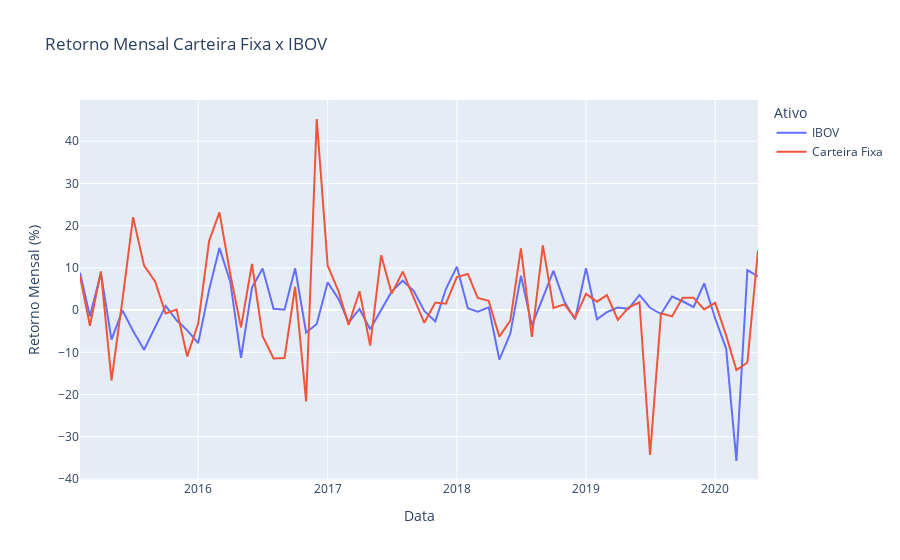

This figure's notebook cell:
### Code cell
fig = px.line(df_valid[['IBOV', 'Carteira Fixa']],
             title="Retorno Mensal Carteira Fixa x IBOV",
             labels={
                 "variable": "Ativo",  "value": "Retorno Mensal (%)"
             })
# fig.update_xaxes(rangeslider_visible=True)
fig.show()
